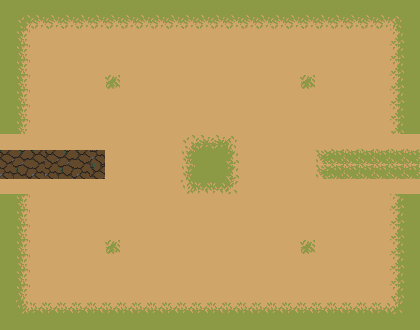

Below is a game level as drawn by its tile map, then a one-line description and the .tmx file that defines it, in full:
An orthogonal 28x22 tile map with 15x15 px tiles, 1 tile layer (sueloLayer), 2 tilesets and 17 objects.

<map version="1.10" tiledversion="1.10.2" orientation="orthogonal" renderorder="right-down" width="28" height="22" tilewidth="15" tileheight="15" infinite="0" nextlayerid="4" nextobjectid="27">
 <tileset firstgid="1" source="Ground Tileset.tsx" />
 <tileset firstgid="331" source="bossTileset.tsx" />
 <layer id="1" name="sueloLayer" width="28" height="22">
  <data encoding="csv">
255,255,255,255,255,255,255,255,255,255,255,255,255,255,255,255,255,255,255,255,255,255,255,255,255,255,255,255,
255,221,222,222,222,222,222,222,222,222,222,222,222,222,222,222,222,222,222,222,222,222,222,222,222,222,223,255,
255,243,244,244,244,244,244,244,244,244,244,244,244,244,244,244,244,244,244,244,244,244,244,244,244,244,245,255,
255,243,244,244,244,244,244,244,244,244,244,244,244,244,244,244,244,244,244,244,244,244,244,244,244,244,245,255,
255,243,244,244,244,244,244,244,244,244,244,244,244,244,244,244,244,244,244,244,244,244,244,244,244,244,245,255,
255,243,244,244,244,244,244,301,244,244,244,244,244,244,244,244,244,244,244,244,301,244,244,244,244,244,245,255,
255,243,244,244,244,244,244,244,244,244,244,244,244,244,244,244,244,244,244,244,244,244,244,244,244,244,245,255,
255,243,244,244,244,244,244,244,244,244,244,244,244,244,244,244,244,244,244,244,244,244,244,244,244,244,245,255,
255,243,244,244,244,244,244,244,244,244,244,244,244,244,244,244,244,244,244,244,244,244,244,244,244,244,245,255,
244,244,244,244,244,244,244,244,244,244,244,244,232,233,233,234,244,244,244,244,244,244,244,244,244,244,244,244,
545,546,547,545,546,547,462,244,244,244,244,244,254,255,255,256,244,244,244,244,244,298,299,299,299,299,299,299,
630,631,632,630,631,632,717,244,244,244,244,244,254,255,255,256,244,244,244,244,244,298,299,299,299,299,299,299,
244,244,244,244,244,244,244,244,244,244,244,244,276,277,277,278,244,244,244,244,244,244,244,244,244,244,244,244,
255,243,244,244,244,244,244,244,244,244,244,244,244,244,244,244,244,244,244,244,244,244,244,244,244,244,245,255,
255,243,244,244,244,244,244,244,244,244,244,244,244,244,244,244,244,244,244,244,244,244,244,244,244,244,245,255,
255,243,244,244,244,244,244,244,244,244,244,244,244,244,244,244,244,244,244,244,244,244,244,244,244,244,245,255,
255,243,244,244,244,244,244,301,244,244,244,244,244,244,244,244,244,244,244,244,301,244,244,244,244,244,245,255,
255,243,244,244,244,244,244,244,244,244,244,244,244,244,244,244,244,244,244,244,244,244,244,244,244,244,245,255,
255,243,244,244,244,244,244,244,244,244,244,244,244,244,244,244,244,244,244,244,244,244,244,244,244,244,245,255,
255,243,244,244,244,244,244,244,244,244,244,244,244,244,244,244,244,244,244,244,244,244,244,244,244,244,245,255,
255,265,266,266,266,266,266,266,266,266,266,266,266,266,266,266,266,266,266,266,266,266,266,266,266,266,267,255,
255,255,255,255,255,255,255,255,255,255,255,255,255,255,255,255,255,255,255,255,255,255,255,255,255,255,255,255
</data>
 </layer>
 <objectgroup id="3" name="Colisiones">
  <object id="1" x="0" y="0" width="15" height="120">
   <properties>
    <property name="name" value="pared" />
   </properties>
  </object>
  <object id="2" x="0" y="210" width="15" height="120">
   <properties>
    <property name="name" value="pared" />
   </properties>
  </object>
  <object id="3" x="15" y="315" width="405" height="15">
   <properties>
    <property name="name" value="pared" />
   </properties>
  </object>
  <object id="4" x="405" y="210" width="15" height="105">
   <properties>
    <property name="name" value="pared" />
   </properties>
  </object>
  <object id="5" x="405" y="0" width="15" height="120">
   <properties>
    <property name="name" value="pared" />
   </properties>
  </object>
  <object id="6" x="15" y="0" width="390" height="15">
   <properties>
    <property name="name" value="pared" />
   </properties>
  </object>
  <object id="7" x="0" y="120" width="15" height="90">
   <properties>
    <property name="name" value="puerta" />
   </properties>
  </object>
  <object id="8" x="405" y="120" width="15" height="90">
   <properties>
    <property name="name" value="puerta" />
   </properties>
  </object>
  <object id="9" x="345" y="150" width="30" height="30">
   <properties>
    <property name="name" value="start" />
   </properties>
  </object>
  <object id="10" x="45" y="150" width="30" height="30">
   <properties>
    <property name="name" value="start" />
   </properties>
  </object>
  <object id="11" x="-45" y="105" width="30" height="120">
   <properties>
    <property name="name" value="end" />
   </properties>
  </object>
  <object id="12" x="435" y="105" width="30" height="120">
   <properties>
    <property name="name" value="end" />
   </properties>
  </object>
  <object id="20" gid="134" x="105" y="90" width="16" height="16">
   <properties>
    <property name="enemigo" value="simple" />
   </properties>
  </object>
  <object id="21" gid="134" x="195" y="179" width="30" height="30">
   <properties>
    <property name="enemigo" value="simple" />
   </properties>
  </object>
  <object id="22" gid="134" x="300" y="255" width="16" height="16">
   <properties>
    <property name="enemigo" value="simple" />
   </properties>
  </object>
  <object id="25" gid="134" x="300" y="90" width="16" height="16">
   <properties>
    <property name="enemigo" value="simple" />
   </properties>
  </object>
  <object id="26" gid="134" x="105" y="255" width="16" height="16">
   <properties>
    <property name="enemigo" value="simple" />
   </properties>
  </object>
 </objectgroup>
</map>
